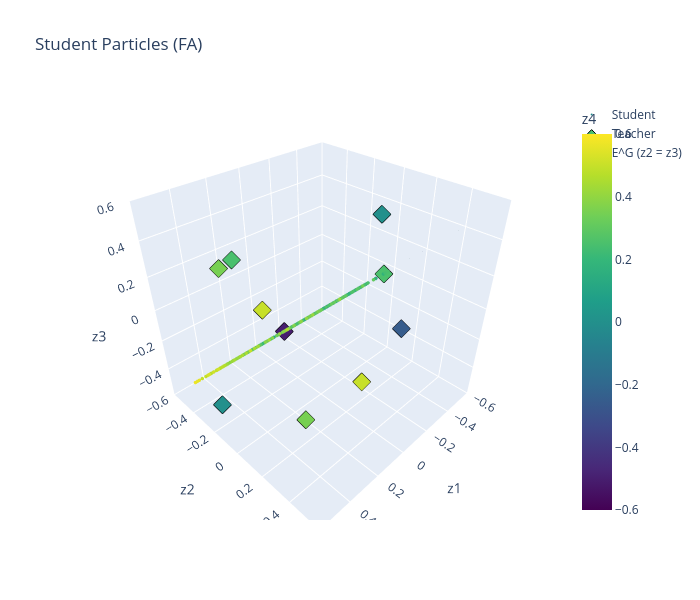

Source (notebook cell):
### Code cell
plot_particles_3d(h_fa["particles"][-1], teacher, "Student Particles (FA)", show_invariant_plane=True)

### Figure 1 — Plotly figure (JSON) as saved in the notebook; plotly's stock layout.template omitted (floating-point values rounded to 4 significant figures; data arrays with more than 128 entries replaced by an {"elided": "..."} marker saying what was removed)
{"data": [{"marker": {"cmax": 0.6, "cmin": -0.6, "color": {"elided": "500 float values"}, "colorbar": {"title": {"text": "z4"}}, "colorscale": [[0, "#440154"], [0.1111, "#482878"], [0.2222, "#3e4989"], [0.3333, "#31688e"], [0.4444, "#26828e"], [0.5556, "#1f9e89"], [0.6667, "#35b779"], [0.7778, "#6ece58"], [0.8889, "#b5de2b"], [1, "#fde725"]], "size": 2}, "mode": "markers", "name": "Student", "type": "scatter3d", "x": {"elided": "500 float values"}, "y": {"elided": "500 float values"}, "z": {"elided": "500 float values"}}, {"marker": {"cmax": 0.6, "cmin": -0.6, "color": [0.25, 0.5, 0.0, 0.5, 0.35, -0.5, 0.25, -0.25, 0.0, 0.35], "colorscale": [[0, "#440154"], [0.1111, "#482878"], [0.2222, "#3e4989"], [0.3333, "#31688e"], [0.4444, "#26828e"], [0.5556, "#1f9e89"], [0.6667, "#35b779"], [0.7778, "#6ece58"], [0.8889, "#b5de2b"], [1, "#fde725"]], "line": {"color": "black", "width": 1}, "size": 6, "symbol": "diamond"}, "mode": "markers", "name": "Teacher", "type": "scatter3d", "x": [-0.5, 0.25, -0.25, 0.0, 0.35, 0.25, 0.5, 0.0, 0.5, 0.35], "y": [0.0, 0.5, 0.15, -0.5, -0.35, 0.0, 0.0, 0.5, -0.25, 0.25], "z": [0.0, 0.0, 0.5, -0.25, 0.25, 0.0, 0.5, 0.15, -0.5, -0.35]}, {"cmax": 0.6, "cmin": -0.6, "colorscale": [[0, "#440154"], [0.1111, "#482878"], [0.2222, "#3e4989"], [0.3333, "#31688e"], [0.4444, "#26828e"], [0.5556, "#1f9e89"], [0.6667, "#35b779"], [0.7778, "#6ece58"], [0.8889, "#b5de2b"], [1, "#fde725"]], "hoverinfo": "name", "i": [0, 0], "intensity": [-0.6, 0.6, 0.6, -0.6], "j": [1, 2], "k": [2, 3], "name": "E^G (z2 = z3)", "opacity": 0.35, "showlegend": true, "showscale": false, "type": "mesh3d", "x": [-0.6, 0.6, 0.6, -0.6], "y": [-0.6, -0.6, 0.6, 0.6], "z": [-0.6, -0.6, 0.6, 0.6]}], "layout": {"height": 600, "scene": {"xaxis": {"range": [-0.6, 0.6], "title": {"text": "z1"}}, "yaxis": {"range": [-0.6, 0.6], "title": {"text": "z2"}}, "zaxis": {"range": [-0.6, 0.6], "title": {"text": "z3"}}}, "title": {"text": "Student Particles (FA)"}, "width": 700}}
